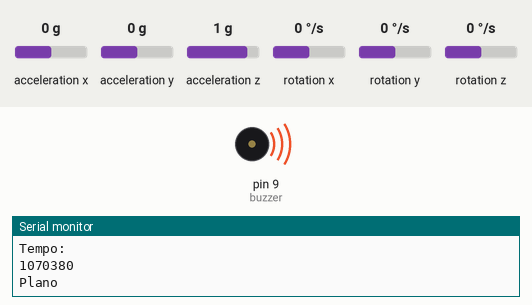
This sketch was run on a simulated Arduino Uno, built with avr-gcc and run on an emulated ATmega328P. Shown: buzzer (waves = sounding), the last lines printed to the serial monitor. The test bench sets the inputs (shaded band); at power-on: acceleration x 0 g, acceleration y 0 g, acceleration z 1 g, rotation x 0 °/s, rotation y 0 °/s, rotation z 0 °/s.

Above: at 1.2 s.
1.3 s: acceleration x set to -0.3 g
2.8 s: acceleration x set to -0.6 g
At 4.0 s:
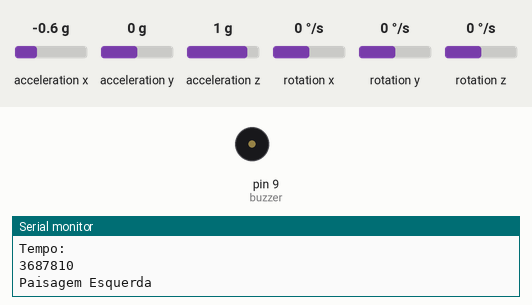
Timing chart, 0 to 5.8 s (numbered marks = the images above; inputs shaded):
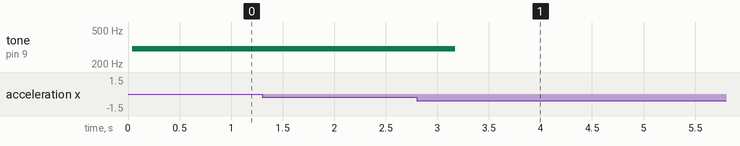

The sketch:

projeto2ljaoeenzo.ino
```cpp
//Programa: Acelerometro MMA8452
//Autor: Arduino e Cia
//Baseado no programa exemplo da biblioteca Sparkfun SFE_MMA8452
#include <Wire.h>
#include <SFE_MMA8452Q.h>
#include <TimerOne.h>
//Cria uma instancia do MMA8452 chamada acelerometro
//com endereco I2C 0x1C (pino SA0 em LOW/Desligado)
MMA8452Q acelerometro(0x1D);
#define buzzer 9
void setup()
{
  Serial.begin(9600);
  Serial.println("Teste de comunicacao MMA8452");
  //Inicializa o acelerometro com o valores padrao de +/-2g e
  //saida de 800 Hz
  acelerometro.init();
  //Utilize a linha abaixo para inicializar o acelerometro com
  //+/-2g, 4g, or 8g, usando SCALE_2G, SCALE_4G, ou SCALE_8G
  //acelerometro.init(SCALE_4G);
  //Utilize a linha abaixo para determinar tambem a frequencia
  //de saida do acelerometro (padrao de 800 Hz), utilizando
  //como segundo parametro ODR_800 (800 Hz), ODR_400 (400 Hz),
  //ODR_200 (200 Hz), ODR_100 (100 Hz), ODR_50 (50 Hz),
  //ODR_12 (12.5 Hz), ODR_6 (6.25 Hz), ou ODR_1 (1.56 Hz)
  //acelerometro.init(SCALE_8G, ODR_6);
  Timer1.initialize(30000000);
}
void loop()
{
  //A linha abaixo aguarda o envio de novos dados pelo acelerometro
  if (acelerometro.available())
  {
    //Efetua a leitura dos dados do sensor
    acelerometro.read();
    //acelerometro.read() atualiza dois grupos de variaveis:
    //* int x, y, e z armazena o valor de 12 bits lido do
    //acelerometro
    // * float cx, cy, e cz armazena o calculo da aceleracao
    //dos valores de 12 bits. Essas variaveis estao em
    //unidades de "g"

    //Mostra as coordenadas lidas do sensor
    printCalculatedAccels();

    //Selecione a linha abaixo para mostra os valores digitais
    //printAccels();

    //Mostra a orientacao (retrato/paisagem/flat)
    printOrientation();
    Serial.println();
    Serial.println();
    Serial.println();
    Serial.println();
    delay(500);
  }
}
void printAccels()
{
  Serial.print(acelerometro.x, 3);
  Serial.print("t");
  Serial.print(acelerometro.y, 3);
  Serial.print("t");
  Serial.print(acelerometro.z, 3);
  Serial.print("t");
}
void printCalculatedAccels()
{
  Serial.println("Coord X");
  Serial.print(acelerometro.cx, 3);
  Serial.println();
  Serial.println("Coord Y");
  Serial.print(acelerometro.cy, 3);
  Serial.println();
  Serial.println("Coord Z");
  Serial.println(acelerometro.cz, 3);
  Serial.println("Tempo: ");
  Serial.println(Timer1.read());
}
void printOrientation()
{
  //acelerometro.readPL() retorna um byte contendo informacoes sobre
  //a orientacao do sensor (retrato/paisagem)
  //PORTRAIT_U (Retrato Up/Para cima), PORTRAIT_D (Retrato Down/Para Baixo),
  //LANDSCAPE_R (Paisagem right/direita), LANDSCAPE_L (Paisagem left/esquerda)
  //e LOCKOUT (bloqueio)
  byte pl = acelerometro.readPL();
  Serial.println();
  switch (pl)
  {
  case PORTRAIT_U:
    Serial.println("Retrato Para Cima");
    noTone(buzzer);
    break;
  case PORTRAIT_D:
    Serial.println("Retrato Para Baixo");
    noTone(buzzer);
    break;
  case LANDSCAPE_R:
    Serial.println("Paisagem Direita");
    noTone(buzzer);
    break;
  case LANDSCAPE_L:
    Serial.println("Paisagem Esquerda");
    noTone(buzzer);
    break;
  case LOCKOUT:
    Serial.println("Plano");
    tone(buzzer,300);

    break;
  default:
    noTone(buzzer);
  }
}
```

Measured:
- the behaviour switches between -0.4 and -0.5 g on acceleration x (found by bisection; images 0 and 1)
- after the input at 2.8 s, tone on pin 9 (buzzer): 300 Hz → silent after 0.38 s
